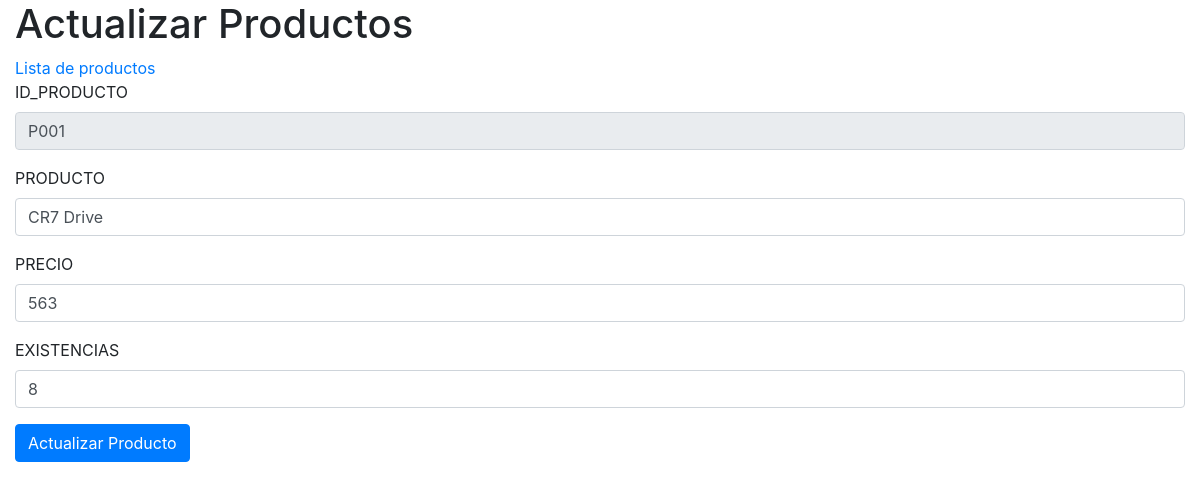
Screenshot of /Productos/update.php?ID_PRODUCTO=P001 with the database file from the repository.
### tables this page shows
CREATE TABLE Productos (
ID_PRODUCTO VARCHAR(5) PRIMARY KEY NOT NULL,
PRODUCTO VARCHAR(40) NOT NULL,
PRECIO VARCHAR(6) NOT NULL,
EXISTENCIAS VARCHAR(4) NOT NULL
);

### Productos/db/db_view.php (the view)
<?php
    $id_producto = $_GET["ID_PRODUCTO"];
    $producto = $_GET["PRODUCTO"];
    $precio = $_GET["PRECIO"];
    $existencias = $_GET["EXISTENCIAS"];
    $db = new SQLite3("../tienda.db");
    $resultado = $db->query("SELECT * from Productos where ID_PRODUCTO='$id_producto';");
    while ($row = $resultado->fetchArray()) {
        $id_producto = $row["ID_PRODUCTO"];
        $producto = $row["PRODUCTO"];
        $precio = $row["PRECIO"];
        $existencias = $row["EXISTENCIAS"];
    }
    $form = "
        <div class='form-group'>
            <label for='ID_PRODUCTO'>ID_PRODUCTO</label>
            <input type='text' readonly class='form-control' id='ID_PRODUCTO' name='ID_PRODUCTO' aria-describedby='ID_PRODUCTO' value='$id_producto'>
        </div>
        <div class='form-group'>
            <label for='PRODUCTO'>PRODUCTO</label>
            <input type='text' class='form-control' id='PRODUCTO' name='PRODUCTO' aria-describedby='PRODUCTO' value='$producto'>
        </div>
        <div class='form-group'>
            <label for='PRECIO'>PRECIO</label>
            <input type='text' class='form-control' id='PRECIO' name='PRECIO' aria-describedby='PRECIO' value='$precio'>
        </div>
        <div class='form-group'>
            <label for='EXISTENCIAS'>EXISTENCIAS</label>
            <input type='text' class='form-control' id='EXISTENCIAS' name='EXISTENCIAS' aria-describedby='EXISTENCIAS' value='$existencias'>
        </div>
        ";
    print($form);
?>

### rows the page displays
productos: ID_PRODUCTO "P001", PRODUCTO "CR7 Drive", PRECIO "563", EXISTENCIAS "8"
